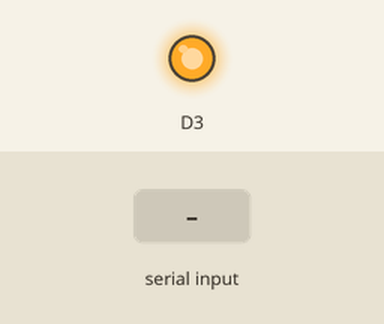
The sketch below on a simulated nRF52 board. Parts: output pins drawn as LEDs (lit = HIGH). Inputs (shaded band) come from the test bench. A phone connects over Bluetooth LE 3 s after start.

Above: at 1.3 s.
1.4 s: "PING_\n" received over the second serial link
Timing chart, 0 to 4.4 s (numbered marks = the images above; inputs shaded):
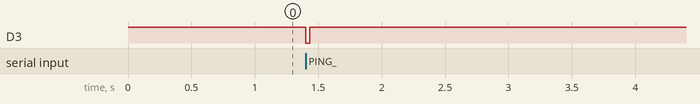

The sketch:

ble_uart_tx.ino
```cpp
#include <bluefruit.h>

BLEUart bleuart;
volatile bool g_connected = false;
String rxBuffer = "";

void connect_callback(uint16_t conn_handle) {
  (void) conn_handle;
  g_connected = true;
}

void disconnect_callback(uint16_t conn_handle, uint8_t reason) {
  (void) conn_handle;
  (void) reason;
  g_connected = false;
}

void setup() {
  pinMode(LED_RED, OUTPUT);
  digitalWrite(LED_RED, HIGH);
  Serial1.begin(115200);
  delay(100);

  Bluefruit.begin();
  Bluefruit.setTxPower(4);
  Bluefruit.Periph.setConnectCallback(connect_callback);
  Bluefruit.Periph.setDisconnectCallback(disconnect_callback);

  bleuart.begin();

  Bluefruit.Advertising.addFlags(BLE_GAP_ADV_FLAGS_LE_ONLY_GENERAL_DISC_MODE);
  Bluefruit.Advertising.addTxPower();
  Bluefruit.Advertising.addService(bleuart);
  Bluefruit.ScanResponse.addName();
  Bluefruit.Advertising.restartOnDisconnect(true);
  Bluefruit.Advertising.start(0);
}

void loop() {
  while (Serial1.available()) {
    char c = Serial1.read();
    if (c == '\n') {
      rxBuffer.trim();
      if (rxBuffer.startsWith("PING_")) {
        digitalWrite(LED_RED, LOW); delay(30); digitalWrite(LED_RED, HIGH);
        if (g_connected) {
          String reply = "GOT:" + rxBuffer + "\n";
          bleuart.write(reply.c_str(), reply.length());
        }
      }
      rxBuffer = "";
    } else {
      rxBuffer += c;
    }
  }
}
```

Measured:
- after the input at 1.4 s, D3: HIGH → LOW at once, → HIGH 0.03 s later
